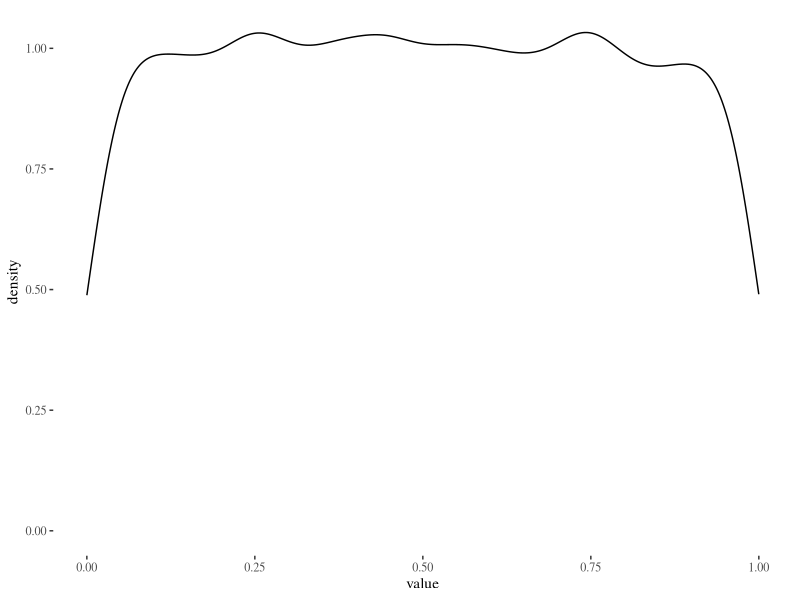
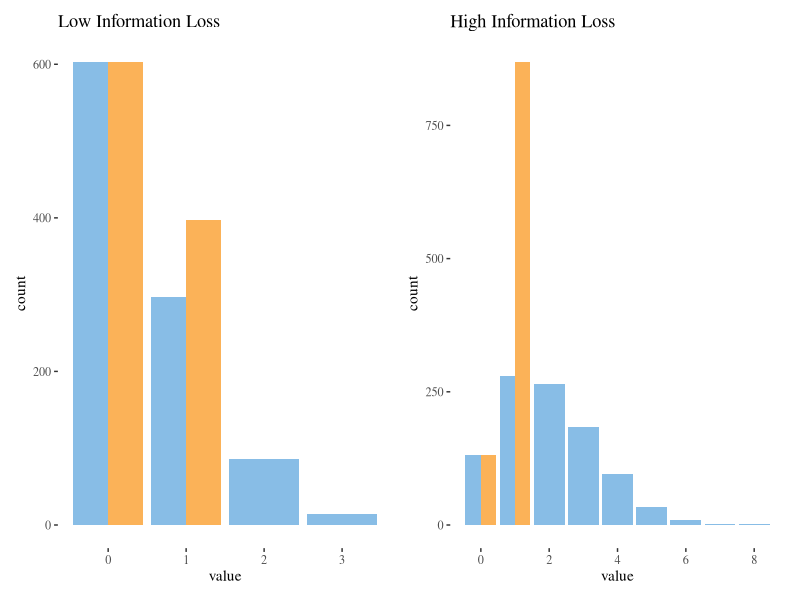
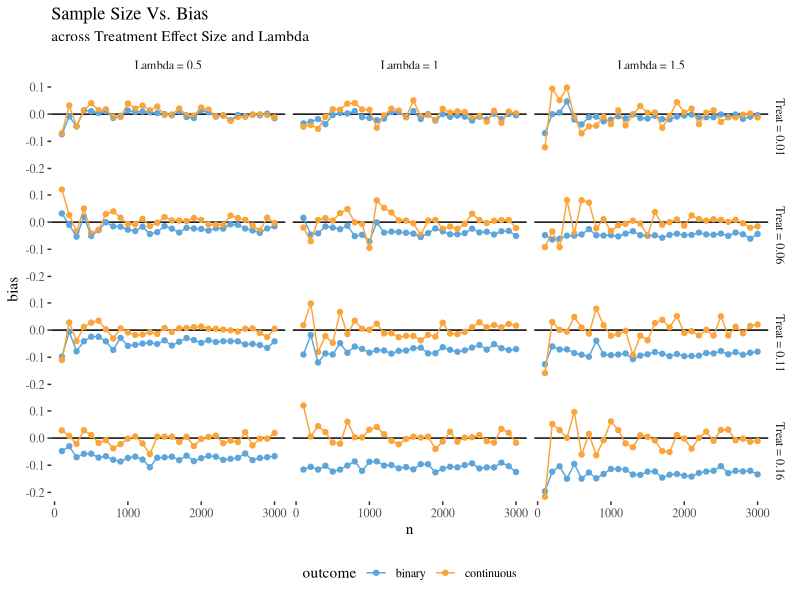
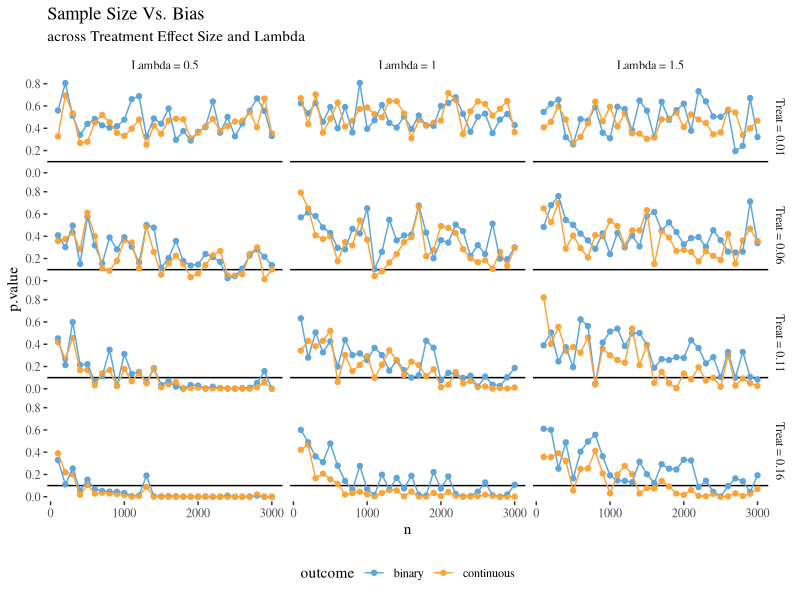

Recreate these plots in R, in order.
## ---- chunk 1
# Data manipulation
library(dplyr)
library(purrr)
library(tidyr)

# Modeling
library(broom)

# Plotting and tables
library(ggplot2)
library(patchwork)
library(ggthemes)
library(knitr)

# R settings
theme_set(theme_tufte() + theme(legend.position = "none"))
opts_chunk$set(echo = T, warning = F, message = F, tidy = F,
               fig.width = 8.5, fig.height = 6)
## ---- chunk 2
map_dbl(1:10000, ~ t.test(rnorm(1000), rnorm(1000))$p.value) %>% 
  as_tibble() %>% 
  ggplot(aes(value)) +
  geom_density()
## ---- chunk 3
# Simulate information loss
tibble(
  y = rpois(1000, 0.5),
  y_bin = ifelse(y > 0, 1, 0)
) %>% 
  gather(variable, value) %>% 
  ggplot(aes(value, fill = variable)) +
  geom_bar(position = "dodge") +
  labs(title = "Low Information Loss") +
  scale_fill_few() -> p1

tibble(
  y = rpois(1000, 2),
  y_bin = ifelse(y > 0, 1, 0)
) %>% 
  gather(variable, value) %>% 
  ggplot(aes(value, fill = variable)) +
  geom_bar(position = "dodge") +
  labs(title = "High Information Loss") + 
  scale_fill_few() -> p2

p1 + p2
## ---- chunk 4
sim_settings <- expand_grid(
  # Number of repeats for each group of simulation settings
  m = 1:5,
  # Sample size
  n = seq(100, 3000, 100),
  # Lambda (mean of Poisson)
  lambda = c(0.5, 1, 1.5),
  # Treatment effect in absolute terms
  # (i.e. added to lambda)
  treat_effect = seq(0.01, 0.2, 0.05)
)

sims <- pmap_df(sim_settings, function(m, n, lambda, treat_effect) {
  # Generate data
  treat <- rep(0:1, each = n/2)
  y <- c(rpois(n/2, lambda), rpois(n/2, lambda + treat_effect))
  y_bin <- ifelse(y > 0, 1, 0)
  
  # Run models
  bind_rows(
    lm(y ~ treat) %>% tidy(),
    lm(y_bin ~ treat) %>% tidy()
  ) %>% 
    filter(term == "treat") %>% 
    mutate(m = m, n = n, lambda = lambda, treat_effect = treat_effect,
           outcome = c("continuous", "binary"))
})
## ---- chunk 5
sims %>% 
  group_by(n, lambda, treat_effect, outcome) %>% 
  summarise(bias = mean(estimate - treat_effect)) %>% 
  ungroup() %>% 
  mutate(lambda = paste0("Lambda = ", lambda),
         treat_effect = paste0("Treat = ", treat_effect)) %>% 
  ggplot(aes(n, bias, colour = outcome)) +
  geom_hline(yintercept = 0.0) +
  geom_point() +
  geom_line() +
  scale_colour_few() +
  facet_grid(treat_effect ~ lambda) +
  theme(legend.position = "bottom") +
  labs(title = "Sample Size Vs. Bias",
       subtitle = "across Treatment Effect Size and Lambda")
## ---- chunk 6
sims %>% 
  group_by(n, lambda, treat_effect, outcome) %>% 
  summarise(p.value = mean(p.value)) %>% 
  ungroup() %>% 
  mutate(lambda = paste0("Lambda = ", lambda),
         treat_effect = paste0("Treat = ", treat_effect)) %>% 
  ggplot(aes(n, p.value, colour = outcome)) +
  geom_hline(yintercept = 0.1) +
  geom_point() +
  geom_line() +
  scale_colour_few() +
  facet_grid(treat_effect ~ lambda) +
  theme(legend.position = "bottom") +
  labs(title = "Sample Size Vs. Bias",
       subtitle = "across Treatment Effect Size and Lambda")
